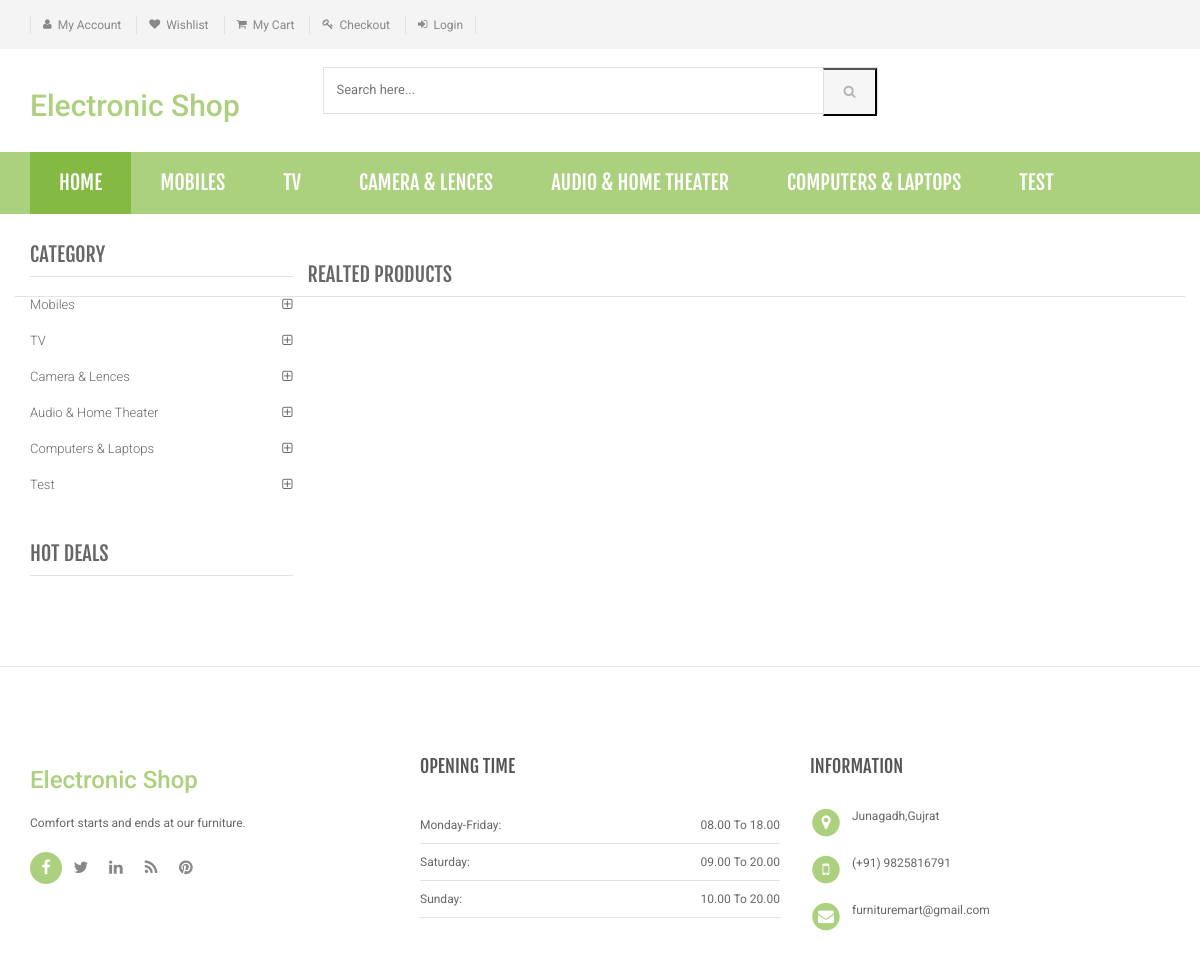
Page /product-details.php on the committed database.
### tables this page shows
CREATE TABLE IF NOT EXISTS `category` (
`id` int(11) NOT NULL,
  `categoryName` varchar(255) DEFAULT NULL,
  `categoryDescription` longtext,
  `creationDate` timestamp NOT NULL DEFAULT CURRENT_TIMESTAMP,
  `updationDate` varchar(255) DEFAULT NULL
);

### product-details.php (the view, shortened to what this page needs)
<?php
include('includes/config.php');
?>
<!DOCTYPE html>
<html lang="en">
	<head>
	    <link rel="stylesheet" href="assets/css/bootstrap.min.css">
	    <link rel="stylesheet" href="assets/css/main.css">
	    <link rel="stylesheet" href="assets/css/green.css">
	    <link rel="stylesheet" href="assets/css/owl.carousel.css">
		<link rel="stylesheet" href="assets/css/owl.transitions.css">
		<link href="assets/css/lightbox.css" rel="stylesheet">
		<link rel="stylesheet" href="assets/css/animate.min.css">
		<link rel="stylesheet" href="assets/css/rateit.css">
		<link rel="stylesheet" href="assets/css/bootstrap-select.min.css">
		<link rel="stylesheet" href="assets/css/config.css">
		<link href="assets/css/green.css" rel="alternate stylesheet" title="Green color">
		<link href="assets/css/blue.css" rel="alternate stylesheet" title="Blue color">
		<link href="assets/css/red.css" rel="alternate stylesheet" title="Red color">
		<link href="assets/css/orange.css" rel="alternate stylesheet" title="Orange color">
		<link href="assets/css/dark-green.css" rel="alternate stylesheet" title="Darkgreen color">
		<link rel="stylesheet" href="assets/css/font-awesome.min.css">
	</head>
    <body class="cnt-home">
<header class="header-style-1">
<?php include('includes/top-header.php');?>
<?php include('includes/main-header.php');?>
<?php include('includes/menu-bar.php');?>
</header>
<div class="body-content outer-top-xs">
	<div class='container'>
		<div class='row single-product outer-bottom-sm '>
			<div class='col-md-3 sidebar'>
				<div class="sidebar-module-container">
<div class="sidebar-widget outer-bottom-xs wow fadeInUp">
	<h3 class="section-title">Category</h3>
	<div class="sidebar-widget-body m-t-10">
		<div class="accordion">
		            <?php $sql=mysqli_query($con,"select id,categoryName  from category");
while($row=mysqli_fetch_array($sql))
{
    ?>
	    	<div class="accordion-group">
	            <div class="accordion-heading">
	                <a href="category.php?cid=<?php echo $row['id'];?>"  class="accordion-toggle collapsed">
	                   <?php echo $row['categoryName'];?>
	                </a>
	            </div>
	        </div>
	        <?php } ?>
	    </div>
	</div>
</div>
<div class="sidebar-widget hot-deals wow fadeInUp">
	<h3 class="section-title">hot deals</h3>
</div>
				</div>
			</div>
<section class="section featured-product wow fadeInUp">
	<h3 class="section-title">Realted Products </h3>
</section>
			</div>
		</div>
</div>
<?php include('includes/footer.php');?>
</body>
</html>

### includes/menu-bar.php (shortened to what this page needs)
<div class="header-nav animate-dropdown">
    <div class="container">
        <div class="yamm navbar navbar-default" role="navigation">
            <div class="nav-bg-class">
                <div class="navbar-collapse collapse" id="mc-horizontal-menu-collapse">
	<div class="nav-outer">
		<ul class="nav navbar-nav">
			<li class="active dropdown yamm-fw">
				<a href="index.php" data-hover="dropdown" class="dropdown-toggle">Home</a>
			</li>
              <?php $sql=mysqli_query($con,"select id,categoryName  from category limit 6");
while($row=mysqli_fetch_array($sql))
{
    ?>
			<li class="dropdown yamm">
				<a href="category.php?cid=<?php echo $row['id'];?>"> <?php echo $row['categoryName'];?></a>
			</li>
			<?php } ?>
		</ul>
		<div class="clearfix"></div>
	</div>
</div>
            </div>
        </div>
    </div>
</div>

### assets/css/green.css (style rules this page uses)
a { color: #abd07e; }
.header-style-1 .header-nav { background: #abd07e; }
.cnt-home .header-style-1 .header-nav .navbar .navbar-nav > li.active { background: #84b943; }
.sidebar .sidebar-module-container .sidebar-widget .sidebar-widget-body .accordion .accordion-group .accordion-heading .accordion-toggle, .sidebar .sidebar-module-container .sidebar-widget .sidebar-widget-body .accordion .accordion-group .accordion-heading .accordion-toggle:hover, .sidebar .sidebar-module-container .sidebar-widget .sidebar-widget-body .accordion .accordion-group .accordion-heading .accordion-toggle:focus, .sidebar .sidebar-module-container .sidebar-widget .sidebar-widget-body .accordion .accordion-group .accordion-heading .accordion-toggle:after { color: #abd07e; }

### assets/css/lightbox.css (style rules this page uses)
body:after { content: url(../images/close.png) url(../images/loading.gif) url(../images/prev.png) url(../images/next.png); display: none; }

### assets/css/blue.css (style rules this page uses)
a { color: #3498db; }
.header-style-1 .header-nav { background: #3498db; }
.cnt-home .header-style-1 .header-nav .navbar .navbar-nav > li.active { background: #1d6ca1; }
.sidebar .sidebar-module-container .sidebar-widget .sidebar-widget-body .accordion .accordion-group .accordion-heading .accordion-toggle, .sidebar .sidebar-module-container .sidebar-widget .sidebar-widget-body .accordion .accordion-group .accordion-heading .accordion-toggle:hover, .sidebar .sidebar-module-container .sidebar-widget .sidebar-widget-body .accordion .accordion-group .accordion-heading .accordion-toggle:focus, .sidebar .sidebar-module-container .sidebar-widget .sidebar-widget-body .accordion .accordion-group .accordion-heading .accordion-toggle:after { color: #3498db; }

### assets/css/red.css (style rules this page uses)
a { color: #ff6c6c; }
.header-style-1 .header-nav { background: #ff6c6c; }
.cnt-home .header-style-1 .header-nav .navbar .navbar-nav > li.active { background: #ff1a1a; }
.sidebar .sidebar-module-container .sidebar-widget .sidebar-widget-body .accordion .accordion-group .accordion-heading .accordion-toggle, .sidebar .sidebar-module-container .sidebar-widget .sidebar-widget-body .accordion .accordion-group .accordion-heading .accordion-toggle:hover, .sidebar .sidebar-module-container .sidebar-widget .sidebar-widget-body .accordion .accordion-group .accordion-heading .accordion-toggle:focus, .sidebar .sidebar-module-container .sidebar-widget .sidebar-widget-body .accordion .accordion-group .accordion-heading .accordion-toggle:after { color: #ff6c6c; }

### assets/css/orange.css (style rules this page uses)
a { color: #f39c12; }
.header-style-1 .header-nav { background: #f39c12; }
.cnt-home .header-style-1 .header-nav .navbar .navbar-nav > li.active { background: #ab6c09; }
.sidebar .sidebar-module-container .sidebar-widget .sidebar-widget-body .accordion .accordion-group .accordion-heading .accordion-toggle, .sidebar .sidebar-module-container .sidebar-widget .sidebar-widget-body .accordion .accordion-group .accordion-heading .accordion-toggle:hover, .sidebar .sidebar-module-container .sidebar-widget .sidebar-widget-body .accordion .accordion-group .accordion-heading .accordion-toggle:focus, .sidebar .sidebar-module-container .sidebar-widget .sidebar-widget-body .accordion .accordion-group .accordion-heading .accordion-toggle:after { color: #f39c12; }

### assets/css/dark-green.css (style rules this page uses)
a { color: #12cca7; }
.header-style-1 .header-nav { background: #12cca7; }
.cnt-home .header-style-1 .header-nav .navbar .navbar-nav > li.active { background: #0b816a; }
.sidebar .sidebar-module-container .sidebar-widget .sidebar-widget-body .accordion .accordion-group .accordion-heading .accordion-toggle, .sidebar .sidebar-module-container .sidebar-widget .sidebar-widget-body .accordion .accordion-group .accordion-heading .accordion-toggle:hover, .sidebar .sidebar-module-container .sidebar-widget .sidebar-widget-body .accordion .accordion-group .accordion-heading .accordion-toggle:focus, .sidebar .sidebar-module-container .sidebar-widget .sidebar-widget-body .accordion .accordion-group .accordion-heading .accordion-toggle:after { color: #12cca7; }

### rows in the picture
category: categoryName "MOBILES", categoryName "Mobiles"
category: categoryName "TV"
category: categoryName "CAMERA & LENCES", categoryName "Camera & Lences"
category: categoryName "AUDIO & HOME THEATER", categoryName "Audio & Home Theater"
category: categoryName "COMPUTERS & LAPTOPS", categoryName "Computers & Laptops"
category: categoryName "TEST", categoryName "Test"
